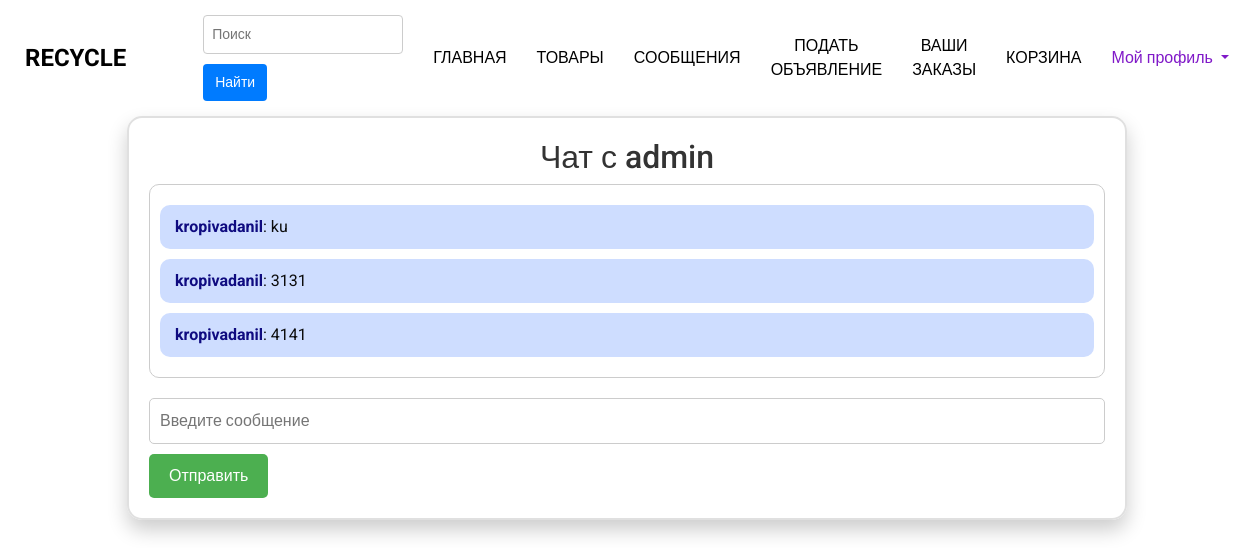
Page /chat/7/ (signed in) on the earlier database version.
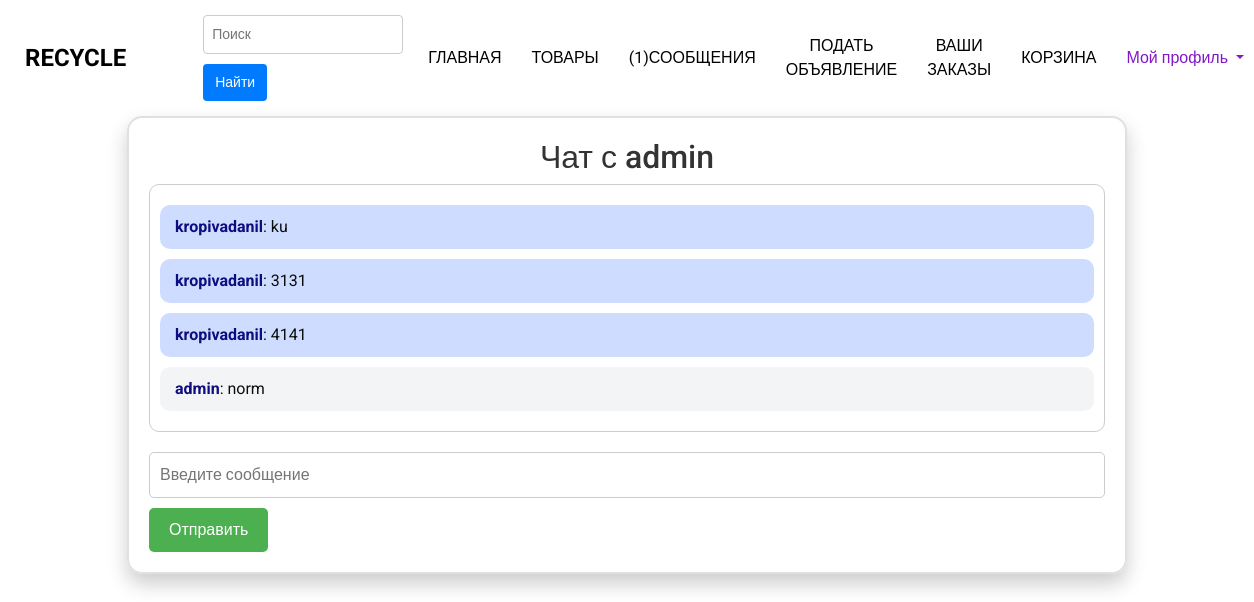
Same page on the later database version.
### bboard/models.py (models this page shows, shortened)
class Message(models.Model):
    chat = models.ForeignKey(Chat, related_name='messages', on_delete=models.CASCADE, verbose_name='Чат')
    sender = models.ForeignKey(User, on_delete=models.CASCADE, verbose_name='Отправитель')
    content = models.TextField(db_index=False, verbose_name='Содержание')
    created_at = models.DateTimeField(auto_now_add=True, verbose_name='Дата создания')
    is_read = models.BooleanField(default=False, verbose_name='Прочитано')
    class Meta:
        verbose_name = "Сообщение"
        verbose_name_plural = "Сообщения"

### accounts/models.py (models this page shows, shortened)
class User(AbstractUser):
    phone_number = models.CharField(max_length=20, verbose_name="Номер телефона")
    city = models.CharField(max_length=100, choices=CITY_CHOICES, verbose_name="Населенный пункт")
    average_rating = models.DecimalField(max_digits=3, decimal_places=2, default=0.0, verbose_name="Средний рейтинг")
    total_ratings = models.PositiveIntegerField(default=0, verbose_name="Количество оценок")

### bboard/views.py (the view)
# urls.py: path('chat/<int:chat_id>/', views.chat_view, name="chat"),
@login_required
def chat_view(request, chat_id):
    chat, messages = services.get_chat_and_messages(request.user, chat_id)
    if chat is None:
        return HttpResponse("У вас нет доступа к этому чату.")
    count = services.count_messages(messages, request.user)
    return render(request, "products/chat.html", {"chat": chat, "messages": messages, "count": count})

### bboard/services.py (called while the page is built)
def get_chat_and_messages(user, chat_id):
    chat = get_object_or_404(Chat.objects.select_related('receiver'), id=chat_id)
    if user != chat.sender and user != chat.receiver:
        return None, None
    messages = Message.objects.filter(chat=chat).order_by('created_at').select_related('sender')
    return chat, messages

def count_messages(msgs, user):
    count = 0
    for message in msgs:
        if not message.is_read and message.sender != user:
            count += 1
            message.is_read = True
            message.save()
    return count

### templates/products/chat.html (shortened to what this page needs)
{% extends 'products/new/base.html' %}
{% load static %}
{%block styles%}<link rel="stylesheet" type="text/css" href="{% static 'chat.css' %}">{% endblock %}
{% block content %}
<div class="chat-container">
    <h2>Чат с {{ chat.receiver.username }}</h2>
    <div class="messages-container-new">
        {% for message in messages %}
        <div class="message-new" style="background-color: {% if message.sender == request.user %}rgb(206, 221, 255){% else %}rgb(242, 244, 245){% endif %}">
            <p><strong>{{ message.sender.username }}</strong>: {{ message.content }}</p>
        </div>
        {% endfor %}
    </div>
    <div class="input-container-new">
        <form method="POST" action="{% url 'send_message' chat.id %}">
            <input type="text" name="message" placeholder="Введите сообщение" required>
            <button type="submit">Отправить</button>
        </form>
    </div>
</div>
{% endblock %}

Differences in the rows shown:
added Message: sender.username "admin", content "norm"
Other differences:
{{ count }}: (not shown) → "1"
